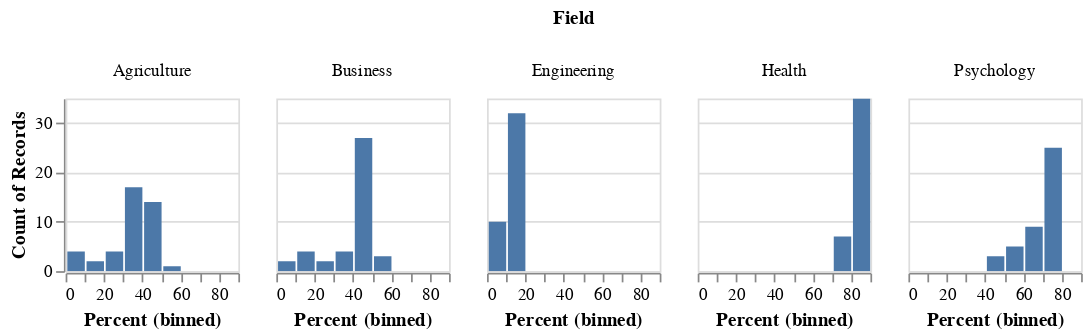

The cell this chart's notebook holds for it:
### Code cell
df_tall.plot.bar(
    alt.X('Percent:Q').bin(),
    y = "count()",
    column = 'Field'
).properties(height=100, width=100)

### Figure 1 — Vega-Lite specification as saved in the notebook (floating-point values rounded to 4 significant figures; data arrays with more than 128 entries replaced by an {"elided": "..."} marker saying what was removed)
{"config": {"view": {"continuousWidth": 300, "continuousHeight": 300}}, "data": {"name": "data-7bd34bc17e6719b4e12365c5b18fa641"}, "mark": {"type": "bar", "tooltip": true}, "encoding": {"column": {"field": "Field", "type": "nominal"}, "x": {"bin": {}, "field": "Percent", "type": "quantitative"}, "y": {"aggregate": "count", "type": "quantitative"}}, "height": 100, "params": [{"name": "param_39", "select": {"type": "interval", "encodings": ["x", "y"]}, "bind": "scales"}], "width": 100, "$schema": "https://vega.github.io/schema/vega-lite/v5.20.1.json", "datasets": {"data-7bd34bc17e6719b4e12365c5b18fa641": {"elided": "210 records"}}}
